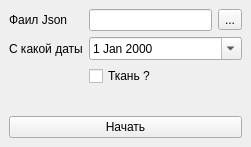
<?xml version="1.0" encoding="UTF-8"?>
<ui version="4.0">
 <class>MainWindow</class>
 <widget class="QMainWindow" name="MainWindow">
  <property name="geometry">
   <rect>
    <x>0</x>
    <y>0</y>
    <width>251</width>
    <height>147</height>
   </rect>
  </property>
  <property name="windowTitle">
   <string>Верификация</string>
  </property>
  <widget class="QWidget" name="centralwidget">
   <layout class="QGridLayout" name="gridLayout">
    <item row="3" column="0">
     <spacer name="verticalSpacer">
      <property name="orientation">
       <enum>Qt::Vertical</enum>
      </property>
      <property name="sizeHint" stdset="0">
       <size>
        <width>20</width>
        <height>40</height>
       </size>
      </property>
     </spacer>
    </item>
    <item row="1" column="0">
     <widget class="QLabel" name="label_2">
      <property name="text">
       <string>С какой даты</string>
      </property>
     </widget>
    </item>
    <item row="0" column="2">
     <widget class="QToolButton" name="toolButton">
      <property name="text">
       <string>...</string>
      </property>
     </widget>
    </item>
    <item row="1" column="1" colspan="2">
     <widget class="QDateEdit" name="de_date">
      <property name="calendarPopup">
       <bool>true</bool>
      </property>
     </widget>
    </item>
    <item row="0" column="1">
     <widget class="QLineEdit" name="le_dir">
      <property name="readOnly">
       <bool>true</bool>
      </property>
     </widget>
    </item>
    <item row="0" column="0">
     <widget class="QLabel" name="label">
      <property name="text">
       <string>Фаил Json</string>
      </property>
     </widget>
    </item>
    <item row="4" column="0" colspan="3">
     <widget class="QPushButton" name="pushButton">
      <property name="text">
       <string>Начать</string>
      </property>
     </widget>
    </item>
    <item row="2" column="1">
     <widget class="QCheckBox" name="cb_material">
      <property name="text">
       <string>Ткань ?</string>
      </property>
     </widget>
    </item>
   </layout>
  </widget>
 </widget>
 <resources/>
 <connections>
  <connection>
   <sender>toolButton</sender>
   <signal>clicked()</signal>
   <receiver>MainWindow</receiver>
   <slot>ui_file_json()</slot>
   <hints>
    <hint type="sourcelabel">
     <x>235</x>
     <y>17</y>
    </hint>
    <hint type="destinationlabel">
     <x>320</x>
     <y>24</y>
    </hint>
   </hints>
  </connection>
  <connection>
   <sender>pushButton</sender>
   <signal>clicked()</signal>
   <receiver>MainWindow</receiver>
   <slot>ui_start()</slot>
   <hints>
    <hint type="sourcelabel">
     <x>212</x>
     <y>125</y>
    </hint>
    <hint type="destinationlabel">
     <x>342</x>
     <y>122</y>
    </hint>
   </hints>
  </connection>
 </connections>
 <slots>
  <slot>ui_file_json()</slot>
  <slot>ui_start()</slot>
 </slots>
</ui>
